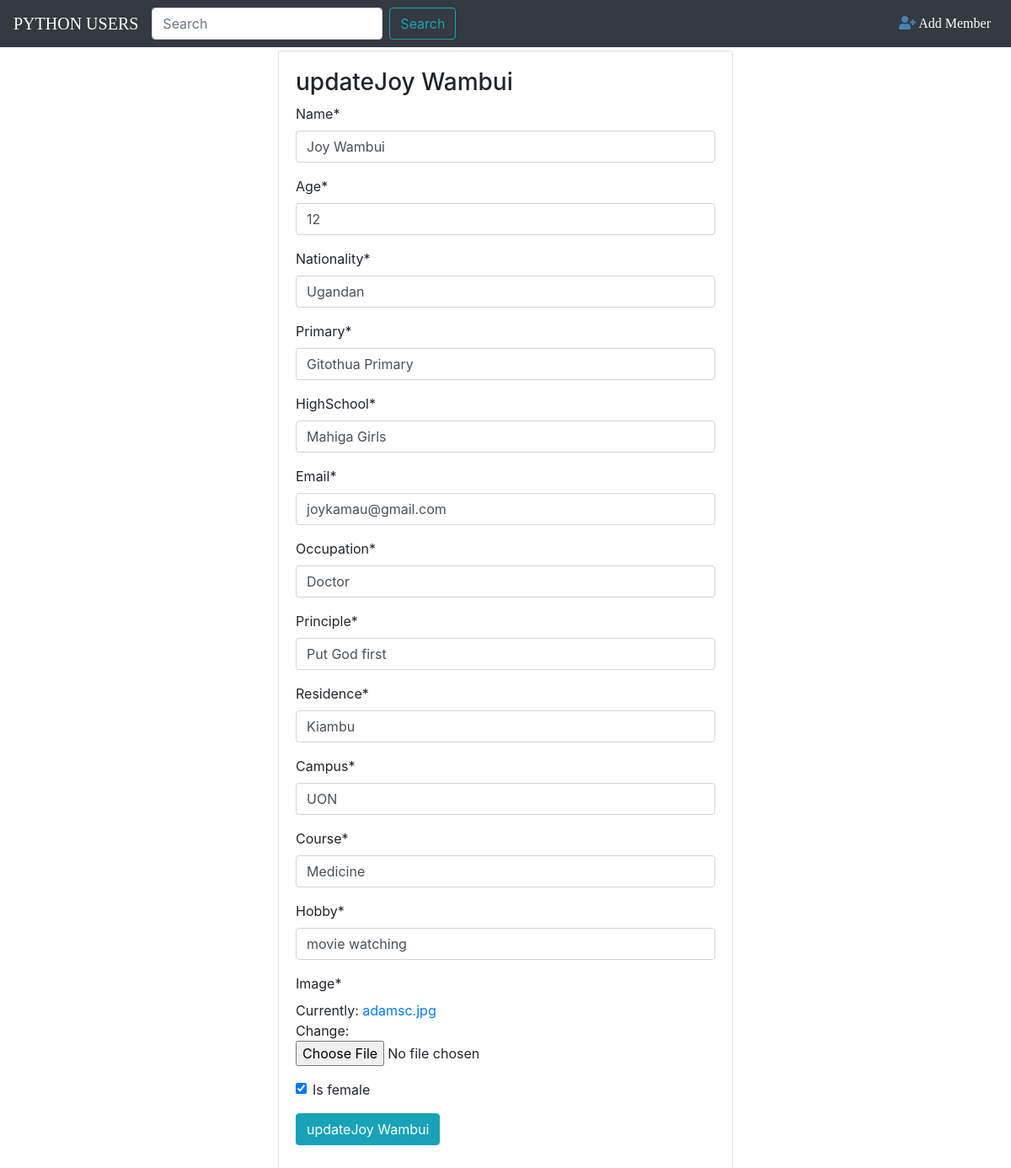
/3/update, run on the app's committed database.
### Emmaculate/models.py (models this page shows, shortened)
class User(models.Model):
    name=models.CharField(max_length=20)
    age=models.IntegerField()
    nationality=models.CharField(max_length=40)
    primary=models.CharField(max_length=40)
    highSchool=models.CharField(max_length=40)
    email=models.EmailField()
    occupation=models.CharField(max_length=20)
    principle=models.CharField(max_length=100)
    residence=models.CharField(max_length=50)
    campus=models.CharField(max_length=30)
    course=models.CharField(max_length=20)
    hobby=models.CharField(max_length=100)
    image=models.ImageField()
    is_female=models.BooleanField(default=True)

### Emmaculate/views.py (the view)
# urls.py: path('<int:pk>/update',views.MemberUpdateView.as_view(),name='update-member'),
class MemberUpdateView(UpdateView):
    model = User
    fields = '__all__'

### Emmaculate/Templates/Emmaculate/user_form.html (shortened to what this page needs)
{% extends 'Emmaculate/base.html'%}
{% load crispy_forms_tags %}
{%block content%}
    <div class="row">
        <div class="col-sm-3"></div>
        <div class="col-sm-6">
            <div class="card card-body my-1">
                <h3 class="'text-capitalize">{%if object%}update{{object.name}}{% else%}Add-member{% endif%}</h3>
                <form method="post" enctype="multipart/form-data">
                    {{form|crispy}}
                    <div class="form-group">
                        <button type="submit" class="btn btn-info" >{% if object%}update{{object.name}}{% else %}Submit{% endif %}</button>
                    </div>
                </form>
            </div>
        </div>
        <div class="col-sm-3"></div>
    </div>
{% endblock%}

### Emmaculate/static/Emmaculate/css/Style.css (style rules this page uses)
body { background:url("../Images/images.jpg"); }

### data on the page
User: name "Joy Wambui", age "12", nationality "Ugandan", primary "Gitothua Primary", highSchool "Mahiga Girls", email "joykamau@gmail.com", occupation "Doctor", principle "Put God first", residence "Kiambu", campus "UON", course "Medicine", hobby "movie watching", is_female "☑"
